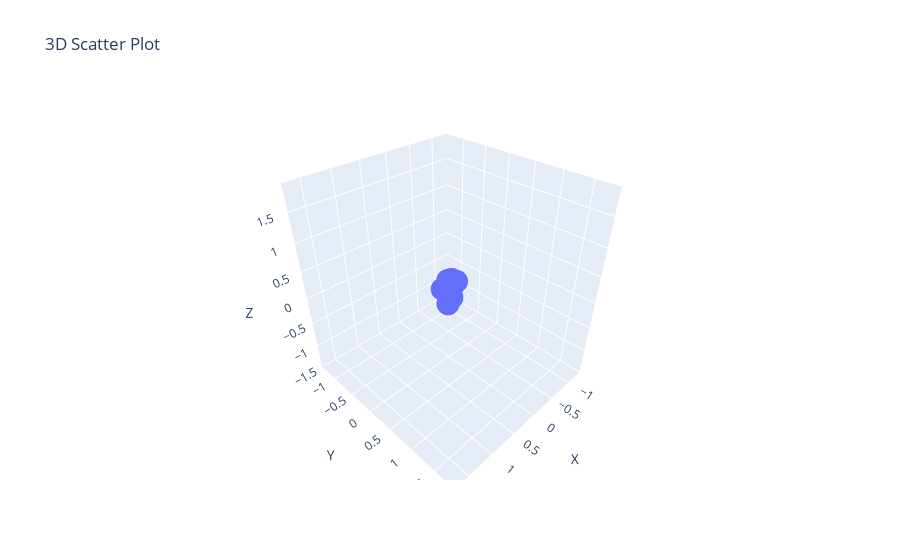

The notebook cell this image was saved under:
### Code cell
# Create an interactive 3D scatter plot with Plotly
fig = px.scatter_3d(df, x='X', y='Y', z='Z', title='3D Scatter Plot')
fig.show()

### Figure 1 — Plotly figure (JSON) as saved in the notebook; plotly's stock layout.template omitted (floating-point values rounded to 4 significant figures)
{"data": [{"hovertemplate": "X=%{x}<br>Y=%{y}<br>Z=%{z}<extra></extra>", "legendgroup": "", "marker": {"color": "#636efa", "symbol": "circle"}, "mode": "markers", "name": "", "scene": "scene", "showlegend": false, "type": "scatter3d", "x": [-0.7082, 0.05447, -1.253, 1.362, -0.3813, 0.8171, -1.144, 1.689, 0.4903, -0.926], "y": [-0.6438, 0.0222, -1.31, 1.354, -0.4218, 0.6882, -1.088, 1.798, 0.4662, -0.8658], "z": [-0.8627, 0.2157, -1.402, 1.294, -0.3235, 0.7548, -0.8627, 1.833, 0.2157, -0.8627]}], "layout": {"legend": {"tracegroupgap": 0}, "scene": {"domain": {"x": [0, 1], "y": [0, 1]}, "xaxis": {"title": {"text": "X"}}, "yaxis": {"title": {"text": "Y"}}, "zaxis": {"title": {"text": "Z"}}}, "title": {"text": "3D Scatter Plot"}}}
